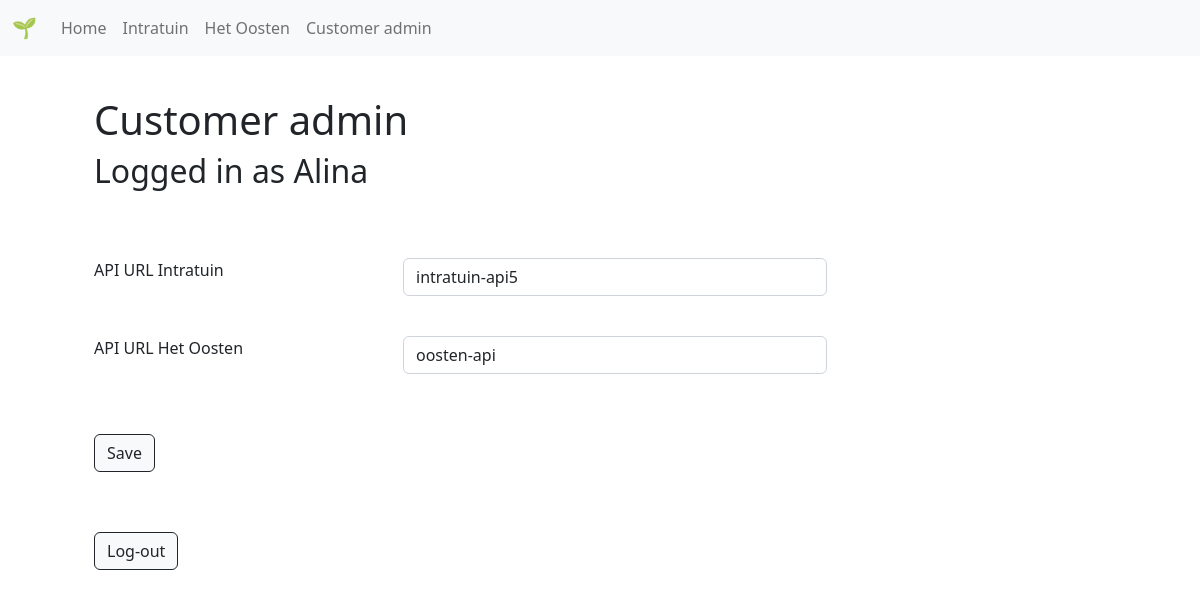
Page /admin (signed in) on the earlier database version.
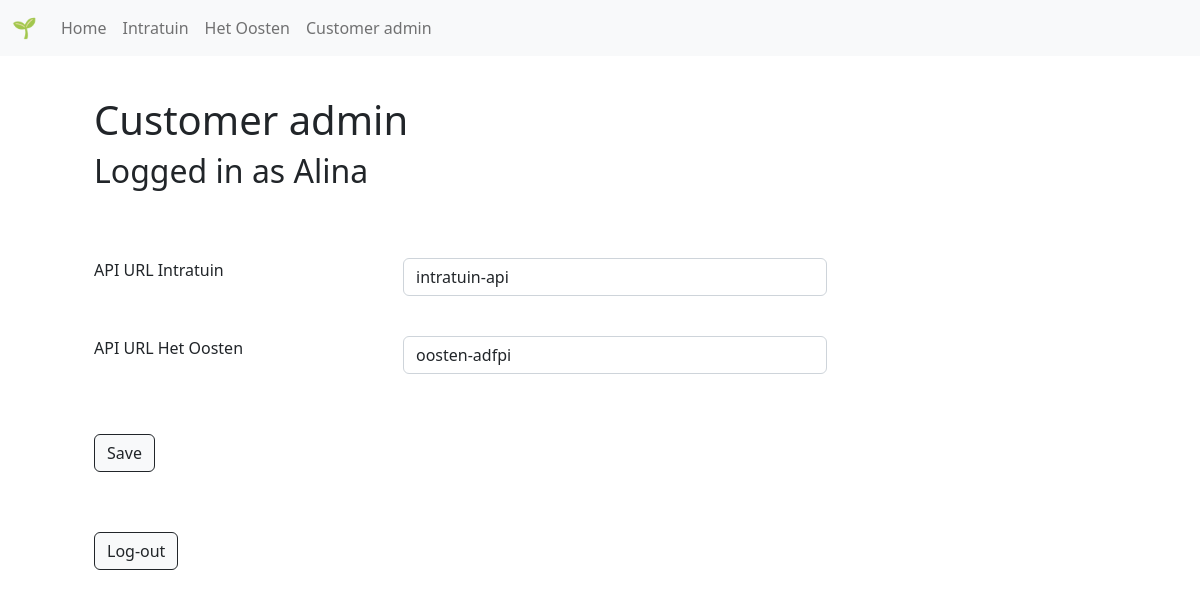
Same page on the later database version.
### tables this page shows
CREATE TABLE customers (id INTEGER PRIMARY KEY AUTOINCREMENT, name TEXT NOT NULL, suffix TEXT NOT NULL, apiurl TEXT NOT NULL, urlconfig TEXT NOT NULL, source TEXT NOT NULL, pricetable TEXT NOT NULL, pricefield TEXT NOT NULL, nametable TEXT NOT NULL, namefield TEXT NOT NULL, amounttable TEXT NOT NULL, amountfield TEXT NOT NULL, picturetable TEXT NOT NULL, picturefield TEXT NOT NULL);

### app.py (the view, shortened to what this page needs)
@app.route("/admin", methods=["GET", "POST"])
@login_required
def admin():
    if request.method == "GET":
        customers = query_db('select * from customers')
        urlConfigIntratuin = ""
        urlConfigHetOosten = ""
        for row in customers:
            if row["suffix"] == "intratuin":
                urlConfigIntratuin = row["urlconfig"]
            elif row["suffix"] == "het_oosten":
                urlConfigHetOosten = row["urlconfig"]
        return render_template("admin.html", urlConfigIntratuin=urlConfigIntratuin, urlConfigHetOosten=urlConfigHetOosten, username=session["username"])

### app.py (called while the page is built)
@app.teardown_appcontext
def close_connection(exception):
    db = getattr(g, '_database', None)
    if db is not None:
        db.close()

### helper.py (called while the page is built)
def get_db():
    db = getattr(g, '_database', None)
    if db is None:
        db = g._database = sqlite3.connect(DATABASE)
        db.row_factory = sqlite3.Row
    return db

def query_db(query, args=(), one=False):
    cur = get_db().execute(query, args)
    rv = cur.fetchall()
    cur.close()
    return (rv[0] if rv else None) if one else rv

def login_required(f):
    @wraps(f)
    def decorated_function(*args, **kwargs):
        if session.get("user_id") is None:
            return redirect("/admin-login")
        return f(*args, **kwargs)
    return decorated_function

### templates/admin.html
{% extends "layout.html" %}
  {% block body %}
  <div class="container customer-page">
    <div class="row">
        <div class="col-sm">
            <h1>Customer admin</h1>
            <h2>Logged in as {{username}}</h2>
        </div>
    </div>
    <form action="admin" method="post">
        <div class="row" class="api-url-field">
          <div class="col-3 field-name">
            API URL Intratuin
          </div>
          <div class="col-5 form-group">
            <input name="url-config-intratuin" id="url-config-intratuin" type="text" class="form-control" placeholder="{{urlConfigIntratuin}}" value="{{urlConfigIntratuin}}">
          </div>
          <div class="col-3 field-name">
            API URL Het Oosten
          </div>
          <div class="col-5 form-group">
            <input name="url-config-hetoosten" id="url-config-hetoosten" type="text" class="form-control" placeholder="{{urlConfigHetOosten}}" value="{{urlConfigHetOosten}}">
          </div>
        </div>
        <div class="row">
        <div class="col-2 mapper-button">
            <button class="btn btn-light btn-outline-dark" type="submit">Save</button>
          </div>
        </div>
      </form>
      <div class="row">
        <div class="col-2 mapper-button">
          <form action="logout">
                <button class="btn btn-light btn-outline-dark"" type="submit">Log-out</button>
          </form>
        </div>
      </div>
  </div>
  {% endblock %}

### templates/layout.html (shortened to what this page needs)
<!DOCTYPE html>
<html lang="en">
  <head>
    <link href="/static/style.css" rel="stylesheet">
    <link href="https://cdn.jsdelivr.net/npm/bootstrap@5.2.3/dist/css/bootstrap.min.css" rel="stylesheet">
    <nav class="navbar navbar-expand-lg bg-light">
      <div class="container-fluid">
        <a class="navbar-brand" href="/">🌱</a>
        <div class="collapse navbar-collapse" id="navbarSupportedContent">
          <ul class="navbar-nav me-auto mb-2 mb-lg-0">
            <li class="nav-item">
              <a class="nav-link" href="/">Home</a>
            </li>
            <li class="nav-item">
              <a class="nav-link" href="/intratuin">Intratuin</a>
            </li>
            <li class="nav-item">
              <a class="nav-link" href="/het_oosten">Het Oosten</a>
            </li>
            <li class="nav-item">
              <a class="nav-link" href="/admin">Customer admin</a>
            </li>
          </ul>
        </div>
      </div>
    </nav>
  </head>
  <body>
    {% block body %}{% endblock %}
  </body>
</html>

### static/style.css (style rules this page uses)
.customer-page div { margin: 20px; }
h2 { font-size: 25px; }

Differences in the rows shown:
changed customers: url-config-intratuin "intratuin-api5" → "intratuin-api"
changed customers: url-config-hetoosten "oosten-api" → "oosten-adfpi"
